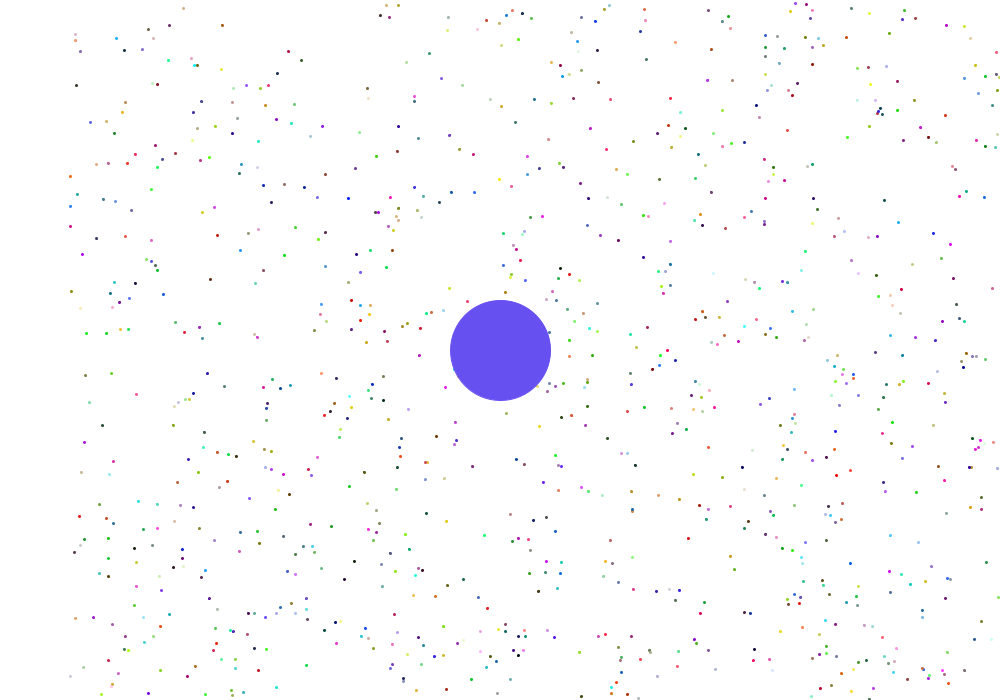
Frame 1 (no input)
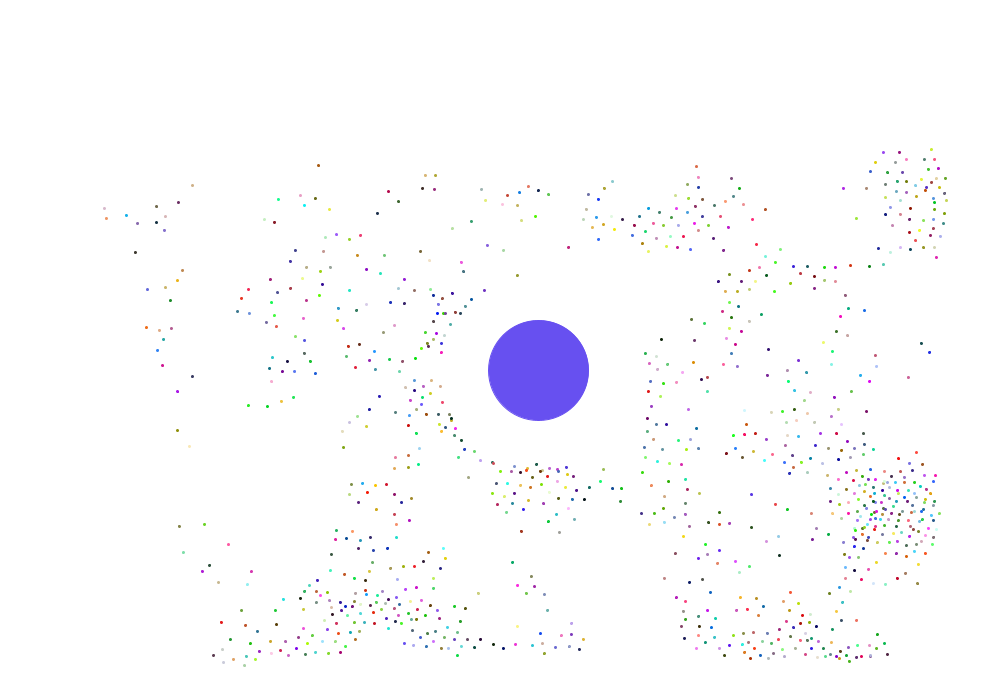
Frame 60 (the mouse pressed at the canvas centre just before this capture)
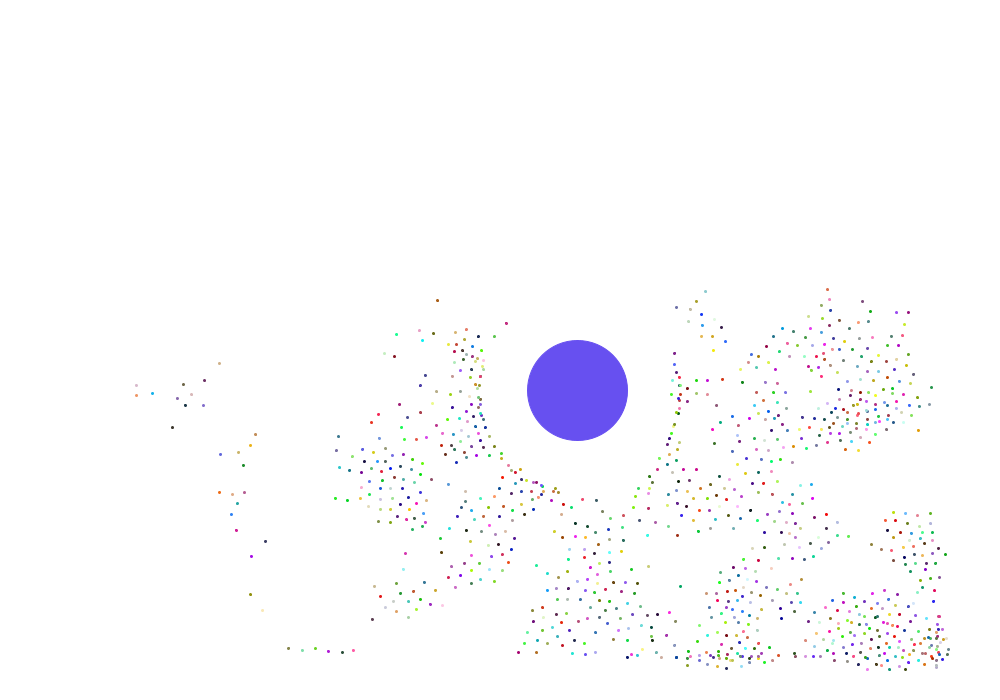
Frame 120 (the mouse held since frame 60 and released just before this capture)

The Processing sketch that drew these frames (run headless with seeded random() and noise(); from frame 60 on, the mouse is pressed at the canvas centre):

// Processing sketch: flocking_original_Jules_Verhagen
// ── flocking_original_Jules_Verhagen.pde

Sub sub;

ArrayList<Fish> fishs=new ArrayList<Fish>();



void setup() {

  //fullScreen();
  size(1000, 700);

  sub = new Sub();

 

  for (int i=0; i<1000; i++) {
    Fish fish=new Fish(new PVector( random(width/15, width), random(height)));
    fishs.add(fish);
  }
}

void draw() {

background(255);


  for (Fish fish : fishs) {

    fish.run(fishs, sub);
  }
  sub.run();
 
}

void mouseClicked() {
  for (Fish fish : fishs) {
    //println("here");
    fish.position();
  }
}

// ── fish.pde
class Fish {


  PVector position, speed, acceleration;
  PVector toTarget, accelerationToTarget;
  float maxSpeed=2;
  float x=width/2, y=height/2;
  float mouseForce;
  float red, green, blue;
 
  Fish(PVector _position) {


    position = new PVector(0, 0);
    speed = new PVector(random(1), random(1));
    acceleration = new PVector(0, 0);
    

    position=_position;

    blue= random(0, 255);
    red=random(0, 255);
    green=random(0, 255);
  }


  void run(ArrayList<Fish> allfishes, Sub sub) {
    bounce();
    update(allfishes, sub);
    display();
  }

  void display() {
    //------------------display fish----------------
    float theta = speed.heading2D() + radians(90);
    int r=2;
    fill(200, 100);
    //stroke(255);
    pushMatrix();


    fill(red, green, blue);
    stroke(red, green, blue);
    translate(position.x, position.y);
    ////fill(255);
    //rotate(theta);

    //beginShape(TRIANGLES);
    //vertex(0, -r);
    //vertex(-r, r);
    //vertex(r, r);
    //endShape();
    //beginShape(TRIANGLES);
    //vertex(-r, r);
    //vertex(-r*2, r*3);
    //vertex(r*0.5, r*3);
    //endShape();
    //beginShape(TRIANGLES);
    //vertex(r, r);
    //vertex(r*2, r*3);
    //vertex(-r*0.5, r*3);
    //endShape();
    //beginShape(TRIANGLES);
    //vertex(0, r*3);
    //vertex(-r*1.75, r*5);
    //vertex(r*1.75, r*5);

    //endShape();
    //fill(0);
    //noStroke();
    //circle(0, 1, r);
    //endShape();
    circle(r,r,r);

    popMatrix();
  }
  //-------------------------border-----------------------
  void bounce() {//if the ball hits the edges then changes direction
    if ( position.x<width/15)  speed.x = abs(speed.x) * 2;
    if ( position.y<height/15)  speed.y = abs(speed.y) * 2;
    if (position.x>width-width/15 ) speed.x = -abs(speed.x) * 2;
    if (position.y>height-height/15 )  speed.y = -abs(speed.y) * 2;
  }
  void update(ArrayList<Fish> allFishs, Sub sub) {
    acceleration(fishs);



    //limit velocity
    //if (speed.mag()>maxSpeed) {// samle line of code but more effitient the one bellow
    if (speed.magSq()>maxSpeed*maxSpeed) {
      speed.setMag(maxSpeed);
    }
    speed.add(acceleration);//acceleration changes the speed
    position.add(speed);//speed changes the position

  
  }

  void acceleration(ArrayList<Fish> allFishs) {



    //--------------------flock gose to the position-----------------
    mouseForce=0.005; // force of atractio of flock to mouse
    acceleration.set(0, 0);
    toTarget =new PVector(x, y).sub(position);//creates a vector that will atractthe unit to the location placed in the toTarget locations
    accelerationToTarget= toTarget.setMag(mouseForce); //setMag() = set to magnetude so how mutch force is applysed to the target
    acceleration.add(accelerationToTarget);
    ///-----------------------------avoidence objects----------------

    float avoidObj =2;//radius that the flock will avoid
    PVector objVector = PVector.sub(sub.subPosition, position);
    float squareDistanceObj=objVector.magSq();
    if (squareDistanceObj<sub.subSize*sub.subSize) {
      float objAvoid=map(squareDistanceObj, 0, sub.subSize*sub.subSize, avoidObj, 0);
      acceleration.add(objVector.setMag(-avoidObj));
    }


    //----------------------------seperation---------------------------
    float unitRadius=10;
    float seperationForce=0.5;
    for (Fish otherFish : allFishs) {
      if (otherFish==this) continue;// cont mistake same bird
      PVector otherFishVector=PVector.sub(otherFish.position, position);
      float distanceOtherSquared = otherFishVector.magSq();
      if (distanceOtherSquared>unitRadius*unitRadius) continue;    // if its outside radius do nothign
      else {
        PVector repelForce =  otherFishVector.setMag(-seperationForce); //repel force
        acceleration.add(repelForce);
      }
    }

    //----------------------------ALIGNMENT---------------------------
    PVector averegeVectorsOthers= new PVector(0, 0);
    float alignmentRadius=40;
    int alignmentOther=0;
    float forceAlignment=1;
    for (Fish otherFish : allFishs) {
      if (otherFish==this) continue;// wont mistake same bird
      PVector otherFishVector=PVector.sub(otherFish.position, position);
      float distanceOtherSquared = otherFishVector.magSq();
      if (distanceOtherSquared>alignmentRadius*alignmentRadius) continue;    // if its outside radius do nothign
      else {
        //averege force
        ++alignmentOther;
        PVector repelForce =  otherFishVector.setMag(-seperationForce);
        averegeVectorsOthers.add(otherFish.speed);
      }// will add the forces to align
      if (alignmentOther>0) {
        averegeVectorsOthers.mult(1 /alignmentOther);
        PVector alignForce= averegeVectorsOthers.setMag(forceAlignment);
        acceleration.add(alignForce);
      }
    }
  }

  void position() {
    x=mouseX;
    y=mouseY;
  }
}

// ── objects.pde
class Sub {
 
  float subSize=100, maxSpeed = 12;
  PVector subPosition, subSpeed;
  Sub() {
    subPosition= new PVector(width/2, height/2);
    subSpeed= new PVector(random(1), random(1.3));
  }
  void run() {

    update();
    displaySub();
  }
  void update() {

    if ( subPosition.x<width/8)  subSpeed.x = abs(subSpeed.x) ;
    if ( subPosition.y<height/10)  subSpeed.y = abs(subSpeed.y) ;
    if (subPosition.x>width-width/8 ) subSpeed.x = -abs(subSpeed.x);
    if (subPosition.y>height-height/10 )  subSpeed.y = -abs(subSpeed.y) ;

    //--------------------------------object update-----------------
    subPosition.add(subSpeed);
      if (subSpeed.magSq()>maxSpeed*maxSpeed) {
      subSpeed.setMag(maxSpeed);
    }




  }
  void displaySub() {

    //--------------------display sub-----------------

    //stroke(0);
    ////circle(subPosition.x, subPosition.y, objSize);
    //fill(255, 238, 0);
    //ellipse(subPosition.x, subPosition.y-subSize/4, subSize/3, subSize/5);
    //ellipse(subPosition.x, subPosition.y, subSize, subSize/2);

    //fill(#00c2f3);
    //circle(subPosition.x-subSize/3, subPosition.y, subSize/6);
    //circle(subPosition.x+subSize/3, subPosition.y, subSize/6);
    //circle(subPosition.x, subPosition.y, subSize/6);
    
    circle(subPosition.x,subPosition.y,subSize);
  }
}
